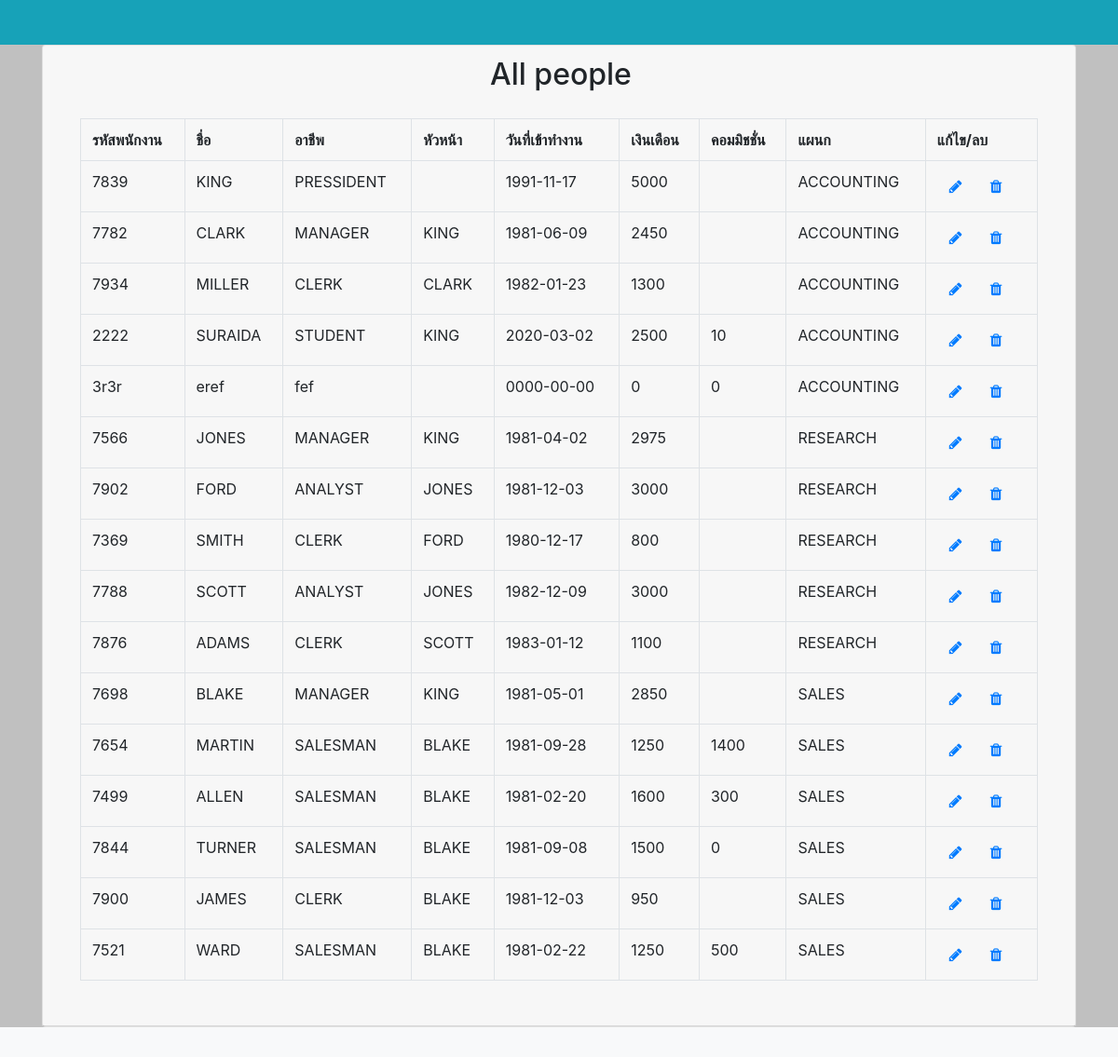
The page /TeseV.php on the database its author committed.
### tables this page shows
CREATE TABLE `emp` (
  `EMPNO` varchar(4) NOT NULL DEFAULT '',
  `ENAME` varchar(20) DEFAULT NULL,
  `JOB` varchar(15) DEFAULT NULL,
  `MGR` varchar(4) DEFAULT NULL,
  `HIREDATE` date DEFAULT NULL,
  `SAL` int(5) DEFAULT NULL,
  `COMM` int(5) DEFAULT NULL,
  `DEPTNO` char(2) NOT NULL DEFAULT '',
  `USERNAME` varchar(25) NOT NULL,
  `PASSWORD` varchar(65) NOT NULL,
  `ROLE` varchar(20) NOT NULL
);

CREATE TABLE `dept` (
  `DEPTNO` char(2) NOT NULL DEFAULT '',
  `DNAME` varchar(15) DEFAULT NULL,
  `LOC` varchar(10) DEFAULT NULL
);

### TeseV.php (the view, shortened to what this page needs)
<link rel="stylesheet" href="https://cdnjs.cloudflare.com/ajax/libs/font-awesome/4.7.0/css/font-awesome.min.css">
<div class="bg-1">
  <div class="container">
    <?php
require 'db.php';
$sql = "SELECT  e.EMPNO,e.ENAME,e.JOB,m.ENAME as MGRNAME,e.HIREDATE,e.SAL,e.COMM,d.DNAME
FROM emp e
INNER JOIN dept d
ON d.DEPTNO = e.DEPTNO
LEFT OUTER JOIN emp m
ON e.MGR = m.EMPNO";
$statement = $connection->prepare($sql);
$statement->execute();
$emp = $statement->fetchAll(PDO::FETCH_OBJ);
 ?>
  <div class="card mt-5">
    <div class="card-header">
    <div  class="offset-sm-5 col-sm-5">
      <h2>All people</h2>
    </div>
    <div class="card-body">
      <table class="table table-bordered">
        <tr>
          <th>รหัสพนักงาน</th>
          <th>ชื่อ</th>
          <th>อาชีพ</th>
          <th>หัวหน้า</th>
          <th>วันที่เข้าทำงาน</th>
          <th>เงินเดือน</th>
          <th>คอมมิชชั่น</th>
          <th>แผนก</th>
          <th>แก้ไข/ลบ</th>
        </tr>
        <?php foreach($emp as $person):?>
          <tr>
            <td><?= $person->EMPNO; ?></td>
            <td><?= $person->ENAME; ?></td>
            <td><?= $person->JOB; ?></td>
            <td><?= $person->MGRNAME; ?></td>
            <td><?= $person->HIREDATE; ?></td>
            <td><?= $person->SAL; ?></td>
            <td><?= $person->COMM; ?></td>
            <td><?= $person->DNAME;?></td>
            <td>
              <a href="edit.php?EMPNO=<?= $person->EMPNO ?>" <button class="btn"><i class="fa fa-pencil"></i></button> </a>
              <a onclick="return confirm('Are you sure you want to delete this entry?')" href="delete.php?EMPNO=<?= $person->EMPNO ?>"  <button class="btn"><i class="fa fa-trash"></i></button> </a>
            </td>
          </tr>
        <?php endforeach; ?>
      </table>
    </div>
  </div>
</div>
<?php require 'footer.php'; ?>
  </div>
</div>
<link rel="stylesheet" href="https://maxcdn.bootstrapcdn.com/bootstrap/4.0.0-beta.2/css/bootstrap.min.css">
  </head>
  <body class="bg-info">
    <nav class="navbar navbar-expand-lg navbar-light bg-light">
  <div class="collapse navbar-collapse" id="navbarSupportedContent">
    <ul class="navbar-nav mr-auto">
      <li class="nav-item active">
        <a class="nav-link" href="/"> <span class="sr-only">(current)</span></a>
      </li>
    </ul>

### footer.php (shortened to what this page needs)
  </body>
</html>

### TeseV.php (style rules this page uses)
.bg-1 { background: #C0C0C0; }

### rows shown on the page
emp: EMPNO "7839", ENAME "KING", JOB "PRESSIDENT", HIREDATE "1991-11-17", SAL "5000", dept.DNAME "ACCOUNTING"
emp: EMPNO "7782", ENAME "CLARK", JOB "MANAGER", emp.ENAME "KING", HIREDATE "1981-06-09", SAL "2450", dept.DNAME "ACCOUNTING"
emp: EMPNO "7934", ENAME "MILLER", JOB "CLERK", emp.ENAME "CLARK", HIREDATE "1982-01-23", SAL "1300", dept.DNAME "ACCOUNTING"
emp: EMPNO "2222", ENAME "SURAIDA", JOB "STUDENT", emp.ENAME "KING", HIREDATE "2020-03-02", SAL "2500", COMM "10", dept.DNAME "ACCOUNTING"
emp: EMPNO "3r3r", ENAME "eref", JOB "fef", HIREDATE "0000-00-00", SAL "0", COMM "0", dept.DNAME "ACCOUNTING"
emp: EMPNO "7566", ENAME "JONES", JOB "MANAGER", emp.ENAME "KING", HIREDATE "1981-04-02", SAL "2975", dept.DNAME "RESEARCH"
emp: EMPNO "7902", ENAME "FORD", JOB "ANALYST", emp.ENAME "JONES", HIREDATE "1981-12-03", SAL "3000", dept.DNAME "RESEARCH"
emp: EMPNO "7369", ENAME "SMITH", JOB "CLERK", emp.ENAME "FORD", HIREDATE "1980-12-17", SAL "800", dept.DNAME "RESEARCH"
emp: EMPNO "7788", ENAME "SCOTT", JOB "ANALYST", emp.ENAME "JONES", HIREDATE "1982-12-09", SAL "3000", dept.DNAME "RESEARCH"
emp: EMPNO "7876", ENAME "ADAMS", JOB "CLERK", emp.ENAME "SCOTT", HIREDATE "1983-01-12", SAL "1100", dept.DNAME "RESEARCH"
emp: EMPNO "7698", ENAME "BLAKE", JOB "MANAGER", emp.ENAME "KING", HIREDATE "1981-05-01", SAL "2850", dept.DNAME "SALES"
emp: EMPNO "7654", ENAME "MARTIN", JOB "SALESMAN", emp.ENAME "BLAKE", HIREDATE "1981-09-28", SAL "1250", COMM "1400", dept.DNAME "SALES"
emp: EMPNO "7499", ENAME "ALLEN", JOB "SALESMAN", emp.ENAME "BLAKE", HIREDATE "1981-02-20", SAL "1600", COMM "300", dept.DNAME "SALES"
emp: EMPNO "7844", ENAME "TURNER", JOB "SALESMAN", emp.ENAME "BLAKE", HIREDATE "1981-09-08", SAL "1500", COMM "0", dept.DNAME "SALES"
emp: EMPNO "7900", ENAME "JAMES", JOB "CLERK", emp.ENAME "BLAKE", HIREDATE "1981-12-03", SAL "950", dept.DNAME "SALES"
emp: EMPNO "7521", ENAME "WARD", JOB "SALESMAN", emp.ENAME "BLAKE", HIREDATE "1981-02-22", SAL "1250", COMM "500", dept.DNAME "SALES"
